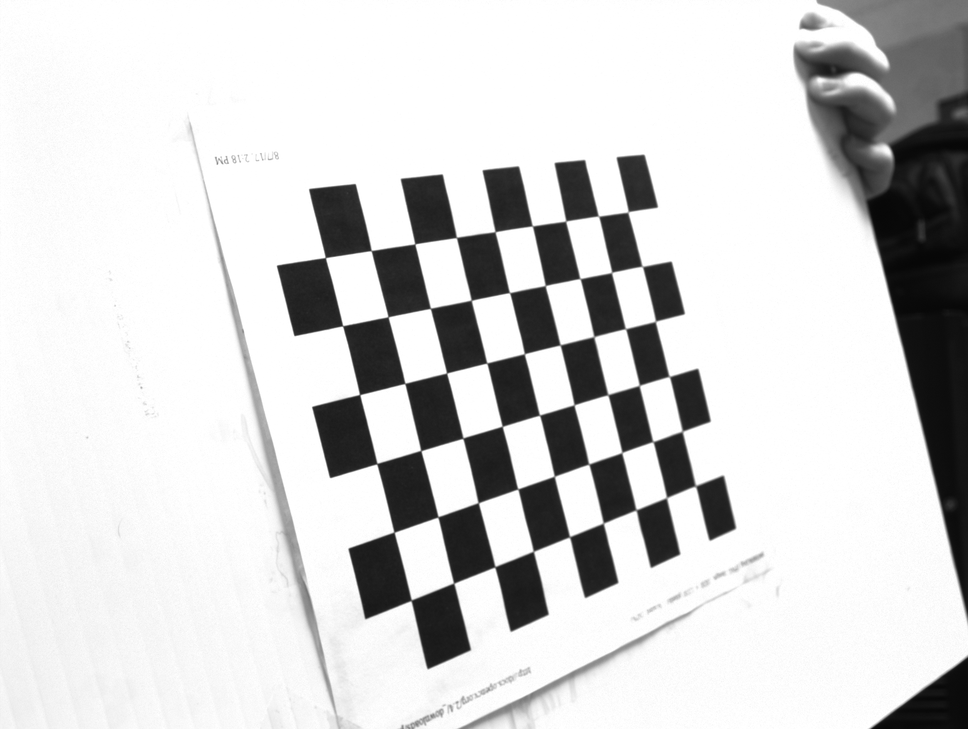
#> input picture calibrage2/cam/cam010.png, 968 x 729 px, shrunk from 1360 x 1024 before the run; its folder holds only this picture in this run
$ python calibrate.py
#> lines starting #> are read from the running program, lines starting #| are printed output that depends on the picture; after the words box and inside, x2 and y2 are one past the last pixel; in counts of white or black regions, pixels touching at a corner belong together; long printed decimals are rounded
#!/usr/bin/python
# -*- coding: utf-8 -*-

from __future__ import print_function

import numpy as np
import cv2
import glob

W, H = 9, 6

# termination criteria
criteria = (cv2.TERM_CRITERIA_EPS + cv2.TERM_CRITERIA_MAX_ITER, 30, 0.001)

# prepare object points, like (0,0,0), (1,0,0), (2,0,0) ....,(6,5,0)
objp = np.zeros((H*W,3), np.float32)
objp[:,:2] = np.mgrid[0:W,0:H].T.reshape(-1,2)

# Arrays to store object points and image points from all the images.
objpoints = [] # 3d point in real world space
imgpoints = [] # 2d points in image plane.

images = sorted(glob.glob('cam*.png'))
valid_images = []

for fname in images:
    img = cv2.imread(fname)
#> img is the input picture: shape (729, 968, 3); min 6, max 255, mean 210.7
    gray = cv2.cvtColor(img,cv2.COLOR_BGR2GRAY)
    # Find the chess board corners
    ret, corners = cv2.findChessboardCorners(gray, (W,H), None)
#> ret = True; corners = 54 rows, first 8: [695.2, 486.1], [666.5, 497.6], [636, 509.9], [603.3, 523], [569.5, 536.9], [533.4, 551.3], [494.8, 566.9], [453.6, 583.1]

    # If found, add object points, image points (after refining them)
    if ret == True:
        objpoints.append(objp)

        cv2.cornerSubPix(gray,corners,(11,11),(-1,-1),criteria)
        imgpoints.append(corners)

        # Draw and display the corners

        cv2.cornerSubPix(gray,corners,(11,11),(-1,-1),criteria)
        cv2.drawChessboardCorners(img, (W,H), corners ,ret)
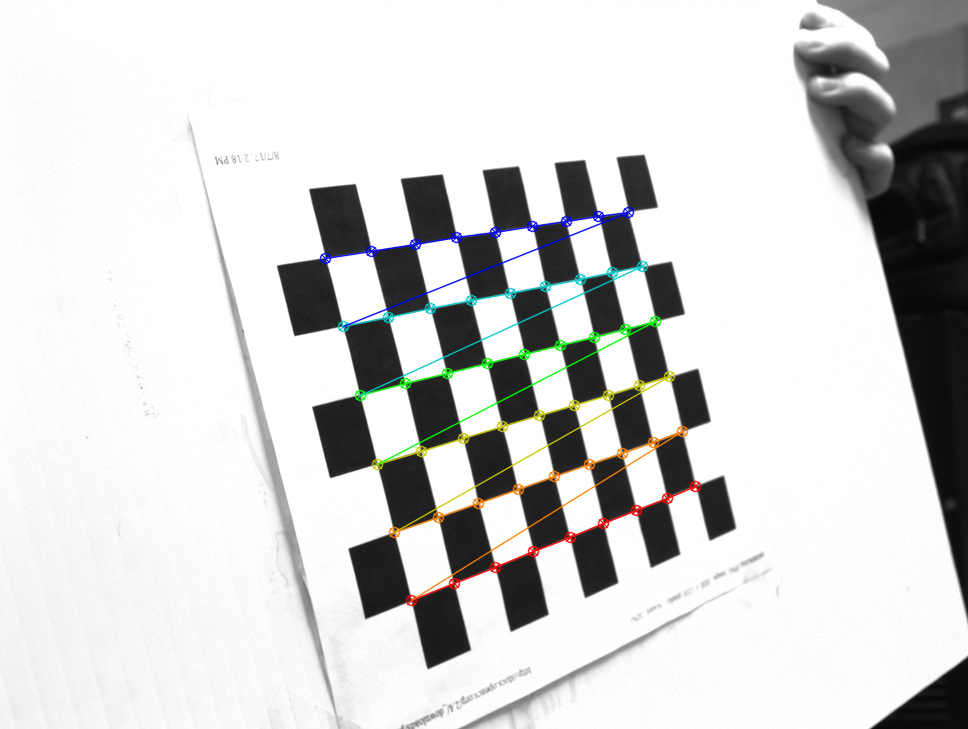
#> img: shape (729, 968, 3); 1.97% of pixels changed, all inside (x1, y1, x2, y2) = (319, 206, 702, 607)

        # Pour visu
        # cv2.imshow('img',img)
        # cv2.waitKey(0)
        cv2.imwrite('cv-'.join(fname.split('cam')), img)
        valid_images.append(fname)
    else:
        print("No match for :", fname)

ret, mtx, dist, rvecs, tvecs = cv2.calibrateCamera(objpoints, imgpoints, gray.shape[::-1], None, None)
#> ret = 0.399; mtx = [[2179.9, 0, 471.1], [0, 1855.5, 376.4], [0, 0, 1]]; dist = [[-0.368, 17.03, 0.0129, 0.0123, -1225.4]]; rvecs = ([-1.42, 0.075, 2.57],); tvecs = ([3.41, 1.95, 33.16],)

def print_arr(arr):
    for line in arr:
        print('\t'.join(map(str, line)))
#> this loop made 3 passes
#| 2179.882	0.0	471.098
#| 0.0	1855.497	376.410
#| 0.0	0.0	1.0
    print()

print("Internes")
print_arr(mtx)

print("Rotations")
for i, r in enumerate(rvecs):
    print(valid_images[i])
    print_arr(cv2.Rodrigues(r)[0])
#> this loop made 1 pass
#| cam010.png
#| -0.518	-0.2043	-0.8306
#| 0.1555	-0.9774	0.1434
#| -0.8411	-0.05487	0.538

print("Translations")
for i, t in enumerate(tvecs):
    print(valid_images[i])
    print_arr(t)
#> this loop made 1 pass
#| cam010.png
#| 3.410
#| 1.950
#| 33.160

print("Distortion coeffs:")
print_arr(dist)

mean_error = 0
for i in xrange(len(objpoints)):
    imgpoints2, _ = cv2.projectPoints(objpoints[i], rvecs[i], tvecs[i], mtx, dist)
    error = cv2.norm(imgpoints[i],imgpoints2, cv2.NORM_L2)/len(imgpoints2)
    mean_error += error
#> this loop made 1 pass
#> (error, mean_error) on pass 1: (0.0542, 0.0542)
#> after the loop, mean_error = 0.0542

print("total error: ", mean_error/len(objpoints))
#| total error:  0.05424

$ run again, on calibrage2/cam/cam039.png
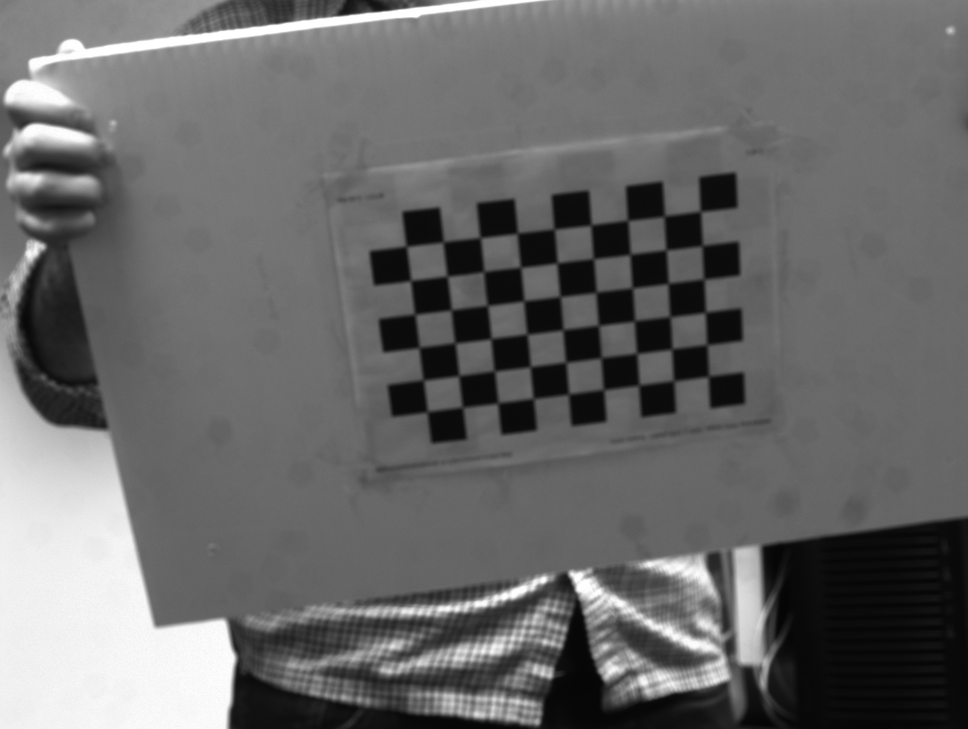
#> input picture calibrage2/cam/cam039.png, 968 x 729 px, shrunk from 1360 x 1024 before the run
#> img is the input picture: shape (729, 968, 3); min 5, max 255, mean 105
#> `ret, corners = cv2.findChessboardCorners(gray, (W,H), None)`: ret = True; corners = 54 rows, first 8: [708.5, 375.5], [673.5, 381], [638.5, 385.5], [603.5, 389.5], [568, 394], [533.5, 398.5], [497, 402.5], [463, 407.5]
#> `cv2.drawChessboardCorners(img, (W,H), corners ,ret)`:
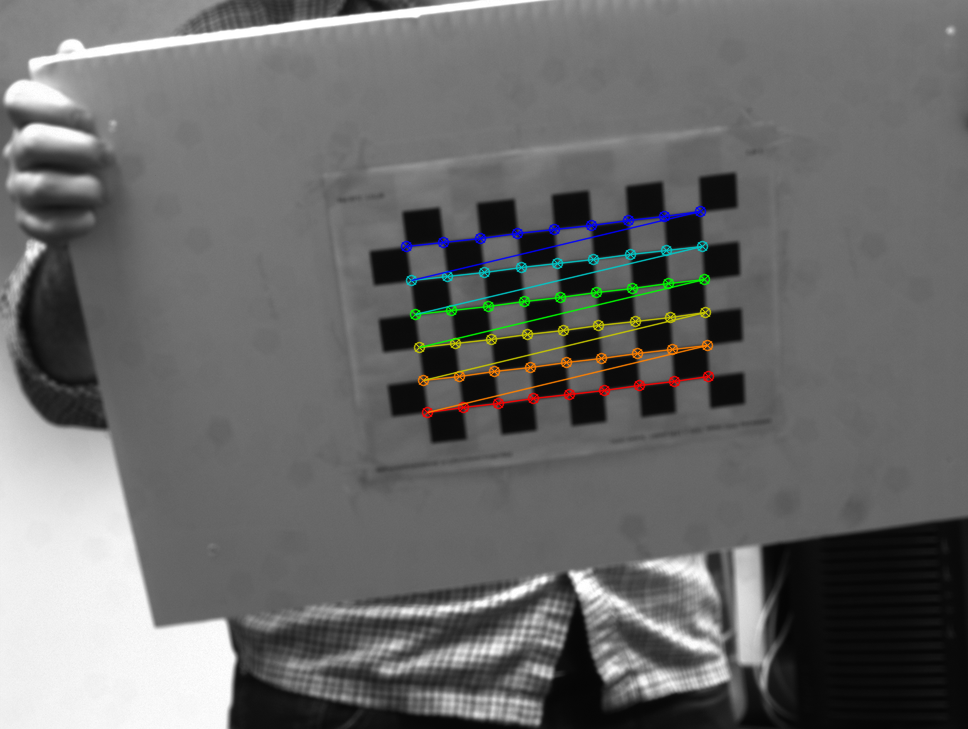
#> img: shape (729, 968, 3); 1.91% of pixels changed, all inside (x1, y1, x2, y2) = (400, 205, 715, 419)
#> `ret, mtx, dist, rvecs, tvecs = cv2.calibrateCamera(objpoints, imgpoint..`: ret = 0.178; mtx = [[1132.8, 0, 459.5], [0, 1067.5, 338.6], [0, 0, 1]]; dist = [[-0.323, 6.58, -0.00611, 0.0204, -58.91]]; rvecs = ([-0.13, -0.414, 2.99],); tvecs = ([7.01, 1.14, 32.09],)
#> the loop in print_arr, `for line in arr:` made 3 passes
#> (printed output is left out)
#> the loop `for i, r in enumerate(rvecs):` made 1 pass
#> (printed output is left out)
#> the loop `for i, t in enumerate(tvecs):` made 1 pass
#> (printed output is left out)
#> the loop `for i in xrange(len(objpoints)):` made 1 pass
#> (error, mean_error) on pass 1: (0.0242, 0.0242)
#> after the loop `for i in xrange(len(objpoints)):`: mean_error = 0.0242
#| total error:  0.02425

$ run again, on calibrage2/cam/cam059.png
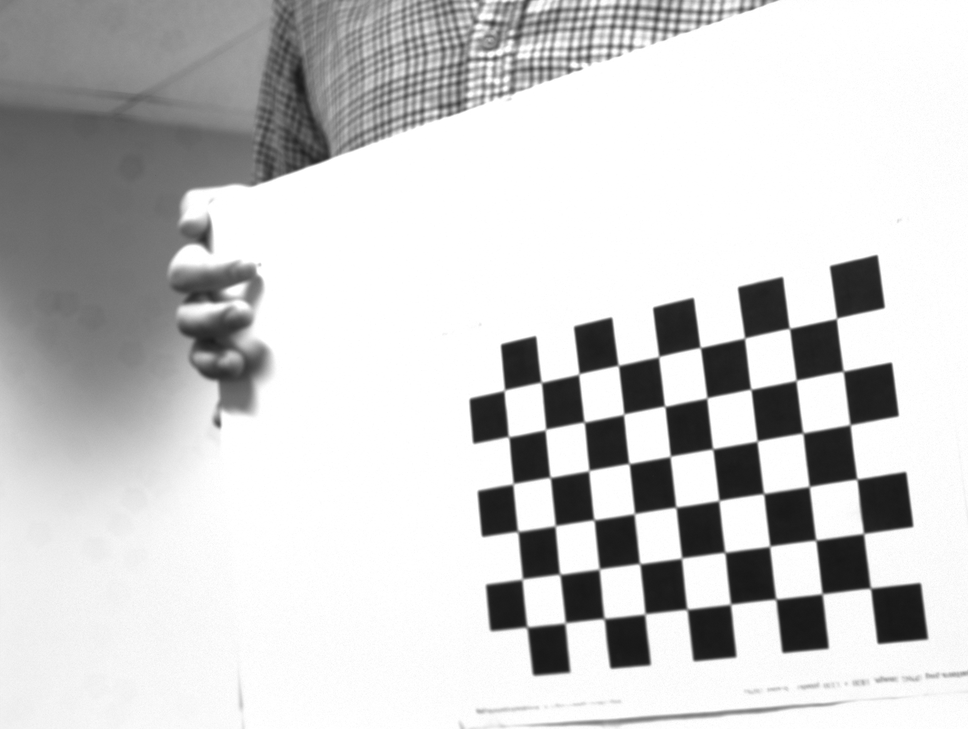
#> input picture calibrage2/cam/cam059.png, 968 x 729 px, shrunk from 1360 x 1024 before the run
#> img is the input picture: shape (729, 968, 3); min 23, max 255, mean 202.9
#> `ret, corners = cv2.findChessboardCorners(gray, (W,H), None)`: ret = True; corners = 54 rows, first 8: [870.3, 588.4], [822, 593.9], [775.7, 599.3], [730.5, 604.2], [687, 609.5], [645, 614], [604, 618.6], [565.4, 622.9]
#> `cv2.drawChessboardCorners(img, (W,H), corners ,ret)`:
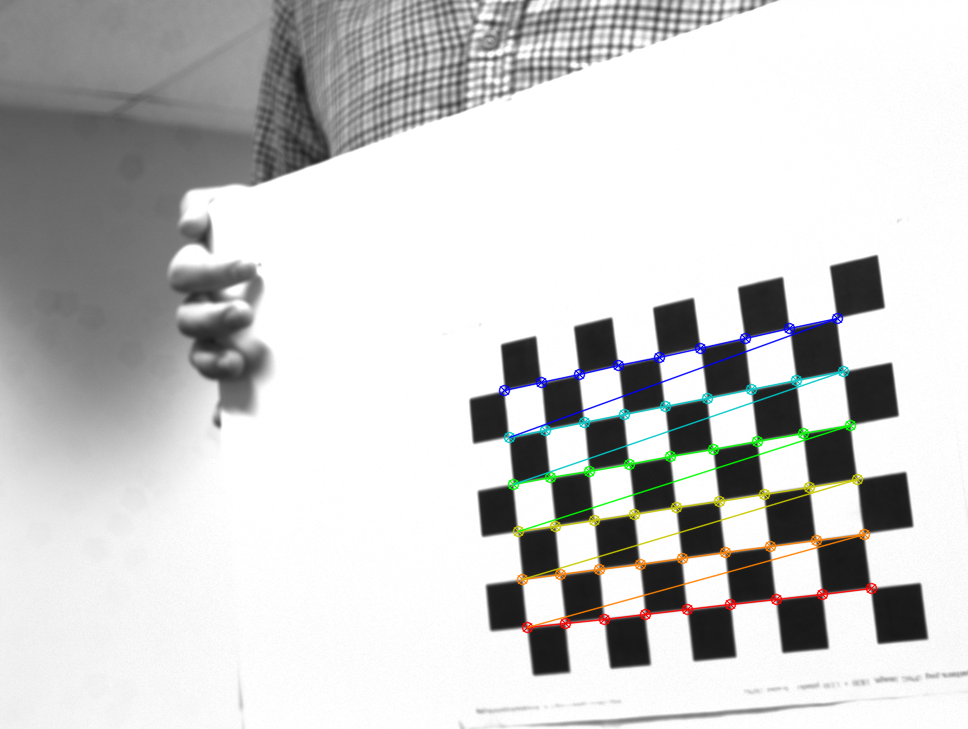
#> img: shape (729, 968, 3); 2.17% of pixels changed, all inside (x1, y1, x2, y2) = (498, 312, 878, 634)
#> `ret, mtx, dist, rvecs, tvecs = cv2.calibrateCamera(objpoints, imgpoint..`: ret = 0.192; mtx = [[2160.8, 0, 545.9], [0, 1936.3, 283.9], [0, 0, 1]]; dist = [[0.307, -18.33, 0.0105, -0.00203, 187]]; rvecs = ([1.12, 0.23, 2.75],); tvecs = ([5.29, 5.51, 35.03],)
#> the loop in print_arr, `for line in arr:` made 3 passes
#> (printed output is left out)
#> the loop `for i, r in enumerate(rvecs):` made 1 pass
#> (printed output is left out)
#> the loop `for i, t in enumerate(tvecs):` made 1 pass
#> (printed output is left out)
#> the loop `for i in xrange(len(objpoints)):` made 1 pass
#> (error, mean_error) on pass 1: (0.0261, 0.0261)
#> after the loop `for i in xrange(len(objpoints)):`: mean_error = 0.0261
#| total error:  0.02611

$ run again, on calibrage2/cam/cam076.png
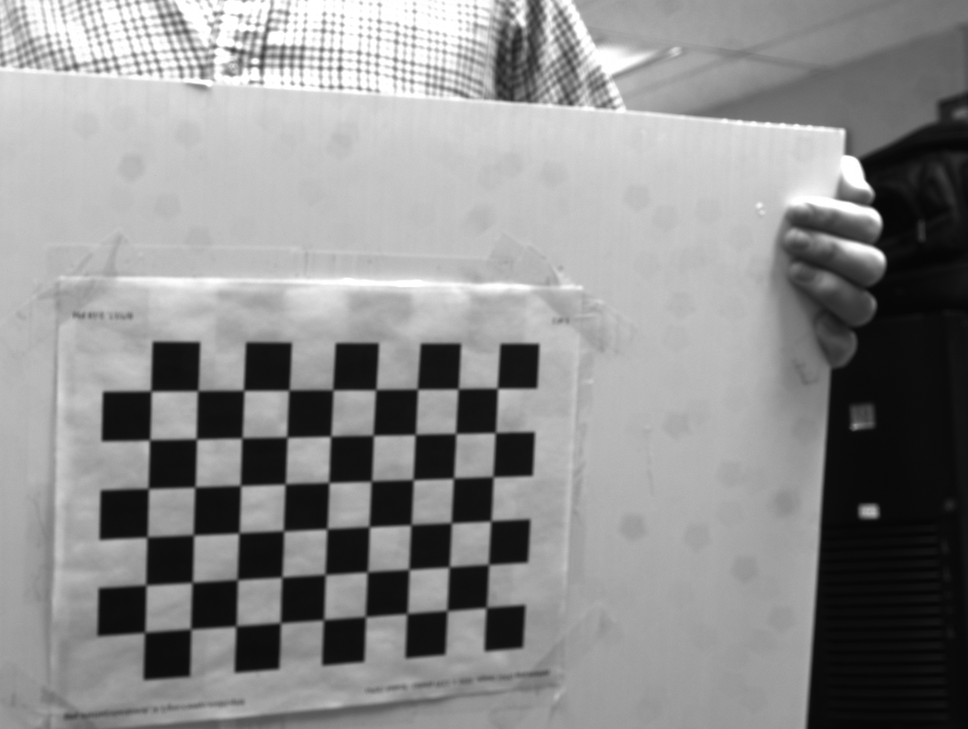
#> input picture calibrage2/cam/cam076.png, 968 x 729 px, shrunk from 1360 x 1024 before the run
#> img is the input picture: shape (729, 968, 3); min 5, max 255, mean 140.6
#> `ret, corners = cv2.findChessboardCorners(gray, (W,H), None)`: ret = True; corners = 54 rows, first 8: [485.2, 608.5], [446.4, 610.5], [406.1, 614.6], [366.1, 617.4], [324, 620], [280.4, 622.5], [236, 626], [190.4, 629]
#> `cv2.drawChessboardCorners(img, (W,H), corners ,ret)`:
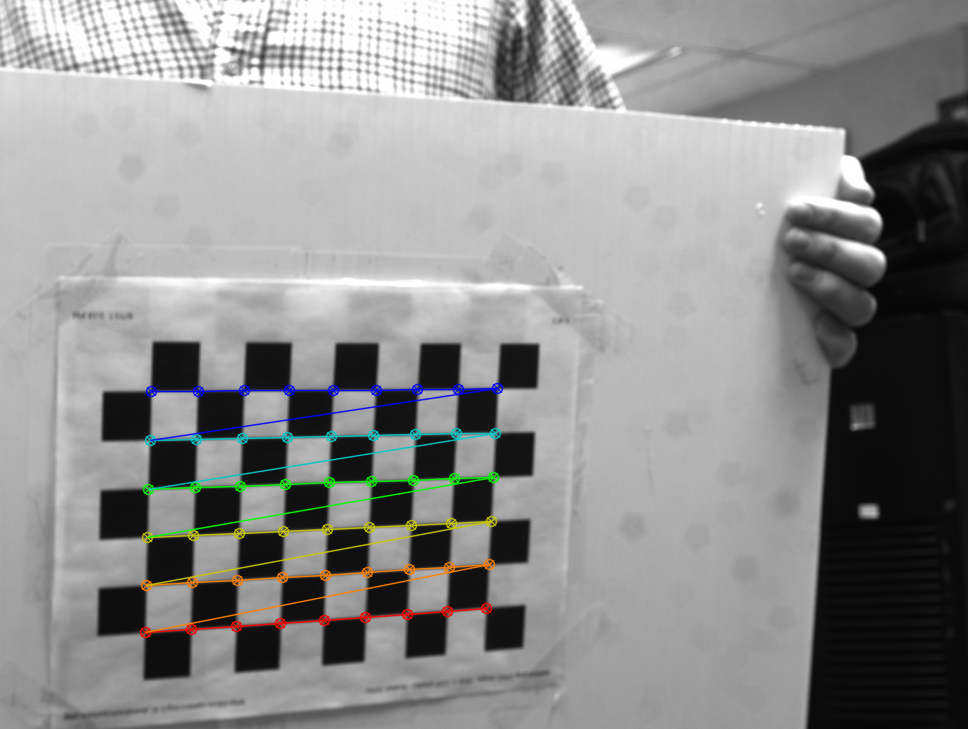
#> img: shape (729, 968, 3); 2.21% of pixels changed, all inside (x1, y1, x2, y2) = (139, 382, 504, 639)
#> `ret, mtx, dist, rvecs, tvecs = cv2.calibrateCamera(objpoints, imgpoint..`: ret = 0.202; mtx = [[1314.1, 0, 532.7], [0, 1391.5, 304.2], [0, 0, 1]]; dist = [[0.0329, -1.61, 0.00722, -4.75e-05, 5.79]]; rvecs = ([0.636, 0.142, -3.03],); tvecs = ([-1.11, 6.86, 31.56],)
#> the loop in print_arr, `for line in arr:` made 3 passes
#> (printed output is left out)
#> the loop `for i, r in enumerate(rvecs):` made 1 pass
#> (printed output is left out)
#> the loop `for i, t in enumerate(tvecs):` made 1 pass
#> (printed output is left out)
#> the loop `for i in xrange(len(objpoints)):` made 1 pass
#> (error, mean_error) on pass 1: (0.0275, 0.0275)
#> after the loop `for i in xrange(len(objpoints)):`: mean_error = 0.0275
#| total error:  0.02753

$ run again, on calibrage2/cam/cam019.png
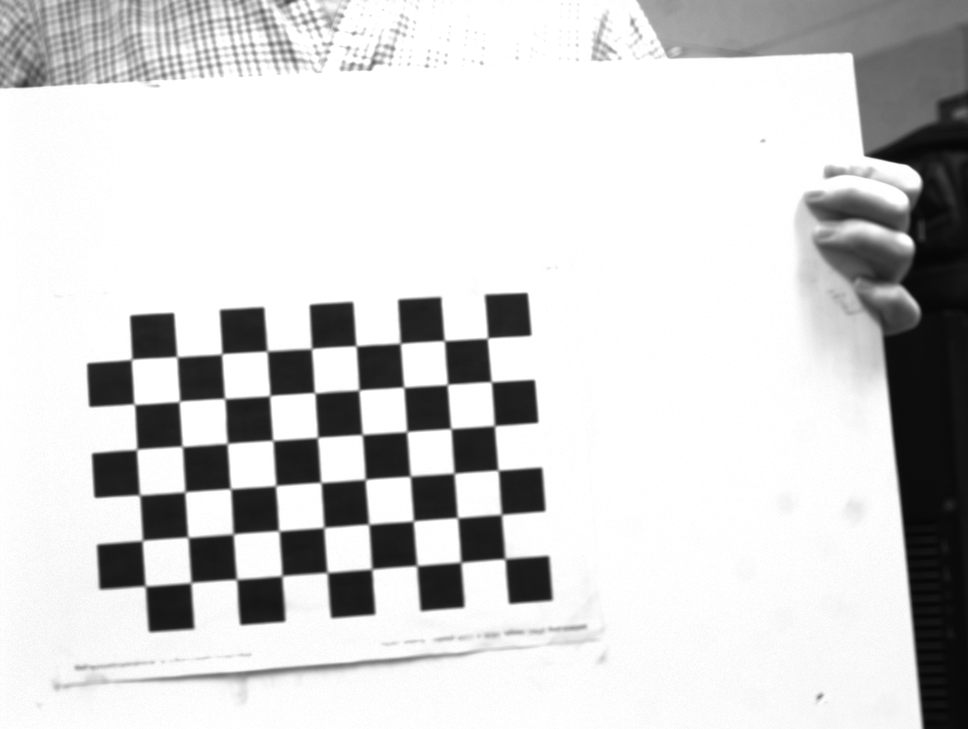
#> input picture calibrage2/cam/cam019.png, 968 x 729 px, shrunk from 1360 x 1024 before the run
#> img is the input picture: shape (729, 968, 3); min 6, max 255, mean 208.2
#> `ret, corners = cv2.findChessboardCorners(gray, (W,H), None)`: ret = True; corners = 54 rows, first 8: [504.4, 559.6], [461, 562.6], [417, 565.5], [371.5, 569.1], [326.9, 572.5], [282, 576.1], [236.5, 579], [190.4, 582.5]
#> `cv2.drawChessboardCorners(img, (W,H), corners ,ret)`:
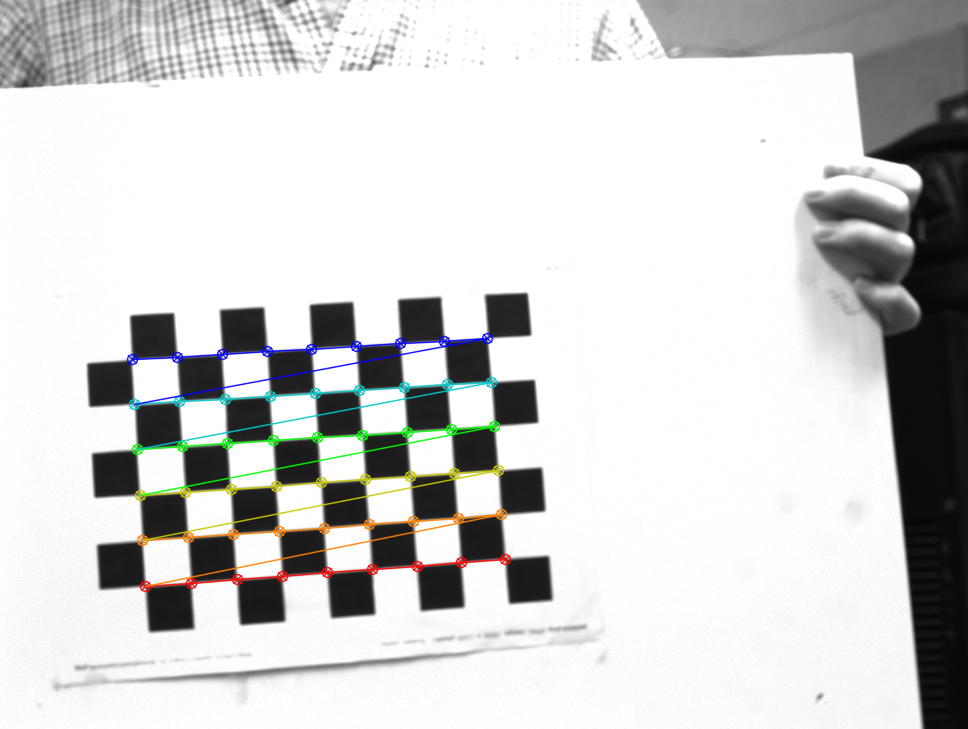
#> img: shape (729, 968, 3); 2.26% of pixels changed, all inside (x1, y1, x2, y2) = (126, 332, 512, 593)
#> `ret, mtx, dist, rvecs, tvecs = cv2.calibrateCamera(objpoints, imgpoint..`: ret = 0.186; mtx = [[1735.9, 0, 540.7], [0, 1749.1, 410], [0, 0, 1]]; dist = [[-0.414, 3.45, 0.00156, -0.014, -26.41]]; rvecs = ([-0.26, 0.155, 3.05],); tvecs = ([-0.804, 3.33, 39.12],)
#> the loop in print_arr, `for line in arr:` made 3 passes
#> (printed output is left out)
#> the loop `for i, r in enumerate(rvecs):` made 1 pass
#> (printed output is left out)
#> the loop `for i, t in enumerate(tvecs):` made 1 pass
#> (printed output is left out)
#> the loop `for i in xrange(len(objpoints)):` made 1 pass
#> (error, mean_error) on pass 1: (0.0253, 0.0253)
#> after the loop `for i in xrange(len(objpoints)):`: mean_error = 0.0253
#| total error:  0.02528
